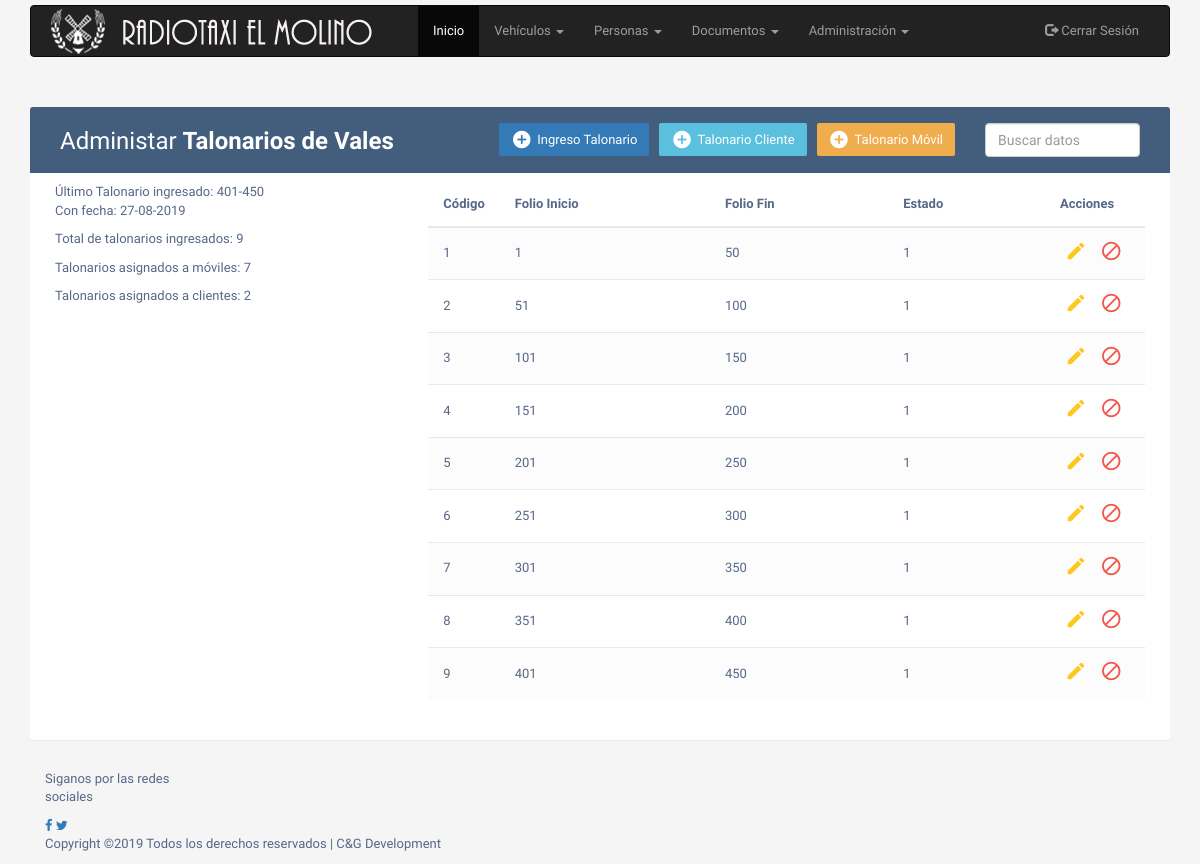
The app's page /index.php/vale, older data.
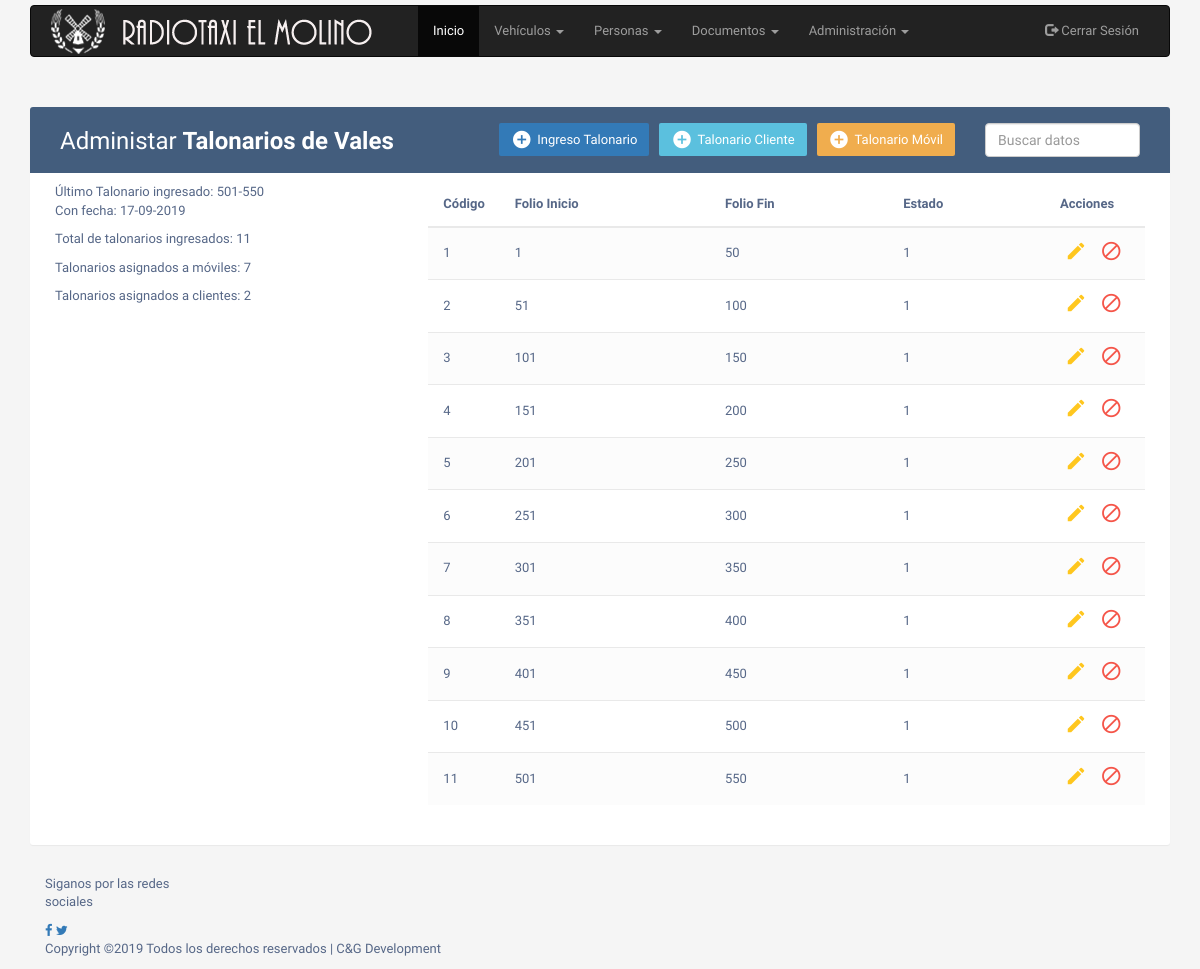
The same page, newer data.
### tables this page shows
CREATE TABLE `talonario` (
  `TalonarioCodigo` int(11) NOT NULL,
  `TalonarioInicio` int(11) DEFAULT '0',
  `TalonarioTermino` int(11) DEFAULT '0',
  `TalonarioEstado` int(11) DEFAULT '0',
  `TalonarioFechaIngreso` varchar(10) DEFAULT NULL,
  `TalonarioTerminado` varchar(10) DEFAULT '0'
);

### application/controllers/Vale.php (called while the page is built, shortened)
<?php defined('BASEPATH') OR exit('No direct script access allowed');
class Vale extends CI_Controller {
    public function __construct() {
        $this->load->model('Vale_model', 'ValeModel');
        $this->load->model('ComboBoxes_Model', 'ComboBoxes');
        $this->load->helper('url');
    }
    public function index(){
            $data['talonarios'] = $this->ComboBoxes->getTalonarios();
            $data['talonariosTot'] = $this->ComboBoxes->getTalonariosTot();
            $data['clientes'] = $this->ComboBoxes->getClientes();
            $data['moviles'] = $this->ComboBoxes->getMovilDisponibleTalonario();
            $data['ultimo_tal'] = $this->ComboBoxes->getLastTal();
            $data['tot_tal'] = $this->ComboBoxes->getTotTal();
            $data['tot_talMov'] = $this->ComboBoxes->getTotTalMov();
            $data['tot_talCli'] = $this->ComboBoxes->getTotTalCli();
            $data['page_title'] = $this->ComboBoxes->getTotTal();
            $this->load->view('sis_header_private.php');
            $this->load->view("User/vale_view", $data);
            $this->load->view('sis_footer_private.php');
    }
}

### index.php (called while the page is built, shortened)
<?php
require_once BASEPATH.'core/CodeIgniter.php';

### application/models/ComboBoxes_Model.php (called while the page is built, shortened)
<?php
class ComboBoxes_Model extends CI_Model{
        public function getLastTal() {
        $sql = ("SELECT * FROM talonario WHERE TalonarioCodigo = (SELECT MAX(TalonarioCodigo) FROM talonario) ORDER BY TalonarioCodigo");
            $consulta = $this->db->query($sql);
            return $consulta->result();
        }
        public function getTotTal() {
        $sql = ("SELECT COUNT(*) AS total FROM talonario");
            $consulta = $this->db->query($sql);
            return $consulta->result();
        }
        public function getTotTalMov() {
        $sql = ("SELECT COUNT(*) AS total FROM talonario_movil");
            $consulta = $this->db->query($sql);
            return $consulta->result();
        }
        public function getTotTalCli() {
        $sql = ("SELECT COUNT(*) AS total FROM talonario_cliente");
            $consulta = $this->db->query($sql);
            return $consulta->result();
        }
        public function getTalonariosTot() {
        $this->db->from('talonario');
        $this->db->order_by("TalonarioCodigo", "asc");
        $choferes = $this->db->get();
        if($choferes->num_rows() > 0){
            return $choferes->result();
        }
    }
}

### application/views/User/vale_view.php (the view, shortened to what this page needs)
<div class="container">
        <div class="table-wrapper">
            <div class="table-title">
               <div class="row">
                    <div class="col-sm-4">
                        <h2>Administar <b>Talonarios de Vales</b></h2>
                    </div>
                    <div class="col-sm-6">
                        <a href="#talonMovil" data-toggle="modal" class="btn btn-warning"><i class="material-icons">&#xE147;</i> <span>Talonario Móvil</span></a>
                        <a href="#talonCliente" data-toggle="modal"class="btn btn-info"><i class="material-icons">&#xE147;</i> <span>Talonario Cliente</span></a>
                        <a href="#talonNuevo" data-toggle="modal" class="btn btn-primary"><i class="material-icons">&#xE147;</i> <span>Ingreso Talonario</span></a>
                    </div>
                    <div class="col-sm-2">
                        <form><span><input type="text" style="color: #a0a0a0;" class="form-control" name="buscar" id="buscar" placeholder="Buscar datos"></span></form>
                    </div>
                </div>
            </div>
            <div class="row">
                <div class="col-sm-4">
                <?php foreach ($ultimo_tal as $i) {
                                    $talonario = $i->TalonarioInicio.'-'.$i->TalonarioTermino;
                                    echo "Último Talonario ingresado: ".$talonario. "<p>";
                                    echo "Con fecha: ".$i->TalonarioFechaIngreso;
                                } ?>
                <p>
                <?php foreach ($tot_tal as $i) {
                                    echo "Total de talonarios ingresados: ".$i->total;
                                } ?>
                <p>
                <?php foreach ($tot_talMov as $i) {
                                    echo "Talonarios asignados a móviles: ".$i->total;
                                } ?>
                <p>
                <?php foreach ($tot_talCli as $i) {
                                    echo "Talonarios asignados a clientes: ".$i->total;
                                } ?>
                </div>
                <div class="col-sm-8">
                    <table class="table table-striped table-hover">
                     <thead>
                      <tr>
                        <th>Código</th>
                        <th>Folio Inicio</th>
                        <th>Folio Fin</th>
                        <th>Estado</th>
                        <th>Acciones</th>
                      </tr>
                     </thead>
                     <tbody>
                    <?php foreach($talonariosTot as $row){ ?>
                        <tr>
                            <td><?= $row->TalonarioCodigo;?></td>
                            <td><?= $row->TalonarioInicio;?></td>
                            <td><?= $row->TalonarioTermino;?></td>
                            <td><?= $row->TalonarioEstado;?></td>
                            <td>
                                <a href="#editTalonarioModal" class="edit" onClick="selTalonario('<?php echo $row->TalonarioCodigo."','".$row->TalonarioInicio."','".$row->TalonarioTermino."','".$row->TalonarioEstado; ?>')" data-toggle="modal"><i class="material-icons" data-toggle="tooltip" title="Editar">&#xE254;</i></a>
                                <a href="#deleteTalonarioModal" class="delete" onClick="selTalonarioNull('<?php echo $row->TalonarioCodigo; ?>')" data-toggle="modal"><i class="material-icons" data-toggle="tooltip" title="Anular">&#xE14B;</i></a>
                            </td>
                        </tr>
                        <?php } ?>
                     </tbody>
                    </table>
                </div>
        </div>
</div>

### application/views/sis_header_private.php (shortened to what this page needs)
<!DOCTYPE html>
  <html lang="es" class="no-js">
  <head>
    <link rel="stylesheet" href="https://maxcdn.bootstrapcdn.com/font-awesome/4.7.0/css/font-awesome.min.css">
    <link rel="stylesheet" href="https://maxcdn.bootstrapcdn.com/bootstrap/3.3.7/css/bootstrap.min.css">
      <link rel="stylesheet" href="<?= base_url('assets/css/panel.css');?>">
    </head>
    <body>
        <header>
          <div class="container">
              <nav class="navbar navbar-inverse">
                <div class="container-fluid">
                  <div class="navbar-header">
                    <a class="navbar-brand" href="#"><img style="margin-top: -12px;" src="<?= base_url('assets/img/logo2.png');?>" alt="" title="" /></a>
                  </div>
                  <div class="collapse navbar-collapse" id="myNavbar">
                    <ul class="nav navbar-nav">
                      <li class="active"><a href="#">Inicio</a></li>
                      <li class="dropdown">
                        <a class="dropdown-toggle" data-toggle="dropdown" href="#">Vehículos <span class="caret"></span></a>
                      </li>
                      <li class="dropdown">
                        <a class="dropdown-toggle" data-toggle="dropdown" href="#">Personas <span class="caret"></span></a>
                      </li>
                      <li class="dropdown">
                        <a class="dropdown-toggle" data-toggle="dropdown" href="#">Documentos <span class="caret"></span></a>
                      </li>
                      <li class="dropdown">
                        <a class="dropdown-toggle" data-toggle="dropdown" href="#">Administración <span class="caret"></span></a>
                      </li>
                    </ul>
                    <ul class="nav navbar-nav navbar-right">
                      <li><a href="<?= base_url('Usuarios/logout') ?>"><span class="glyphicon glyphicon-log-out"></span> Cerrar Sesión</a></li>
                    </ul>
                  </div>
                </div>
              </nav>
            </div>
        </header>

### application/views/sis_footer_private.php
			<footer class="footer-area section-gap">
				<div class="container">
					<div class="row">
						<div class="col-lg-2 col-md-6 col-sm-6 social-widget">
							<div class="single-footer-widget">
								<p>Siganos por las redes sociales</p>
								<div class="footer-social d-flex align-items-center">
									<a href="#"><i class="fa fa-facebook"></i></a>
									<a href="#"><i class="fa fa-twitter"></i></a>
								</div>
							</div>
						</div>
						<div class="col-lg-4  col-md-6 col-sm-6">
						</div>
						<p class="mt-50 mx-auto footer-text col-lg-12">
Copyright &copy;<script>document.write(new Date().getFullYear());</script> Todos los derechos reservados | C&G Development</a>
						</p>
					</div>
				</div>
			</footer>
		</body>
	</html>

### assets/css/panel.css (style rules this page uses)
body { margin-top:5px; color: #566787; background: #f5f5f5; font-family: 'Varela Round', sans-serif; font-size: 13px; }
.table-wrapper { background: #fff; padding: 20px 25px; margin: 30px 0; border-radius: 3px; box-shadow: 0 1px 1px rgba(0,0,0,.05); }
.table-title { padding-bottom: 15px; background: #435d7d; color: #fff; padding: 16px 30px; margin: -20px -25px 10px; border-radius: 3px 3px 0 0; }
.table-title h2 { margin: 5px 0 0; font-size: 24px; }
.table-title .btn { color: #fff; float: right; font-size: 13px; border: none; min-width: 50px; border-radius: 2px; border: none; outline: none !important; margin-left: 10px; }
.table-title .btn i { float: left; font-size: 21px; margin-right: 5px; }
.table-title .btn span { float: left; margin-top: 2px; }
table.table tr th, table.table tr td { border-color: #e9e9e9; padding: 12px 15px; vertical-align: middle; }
table.table tr th:first-child { width: 60px; }
table.table tr th:last-child { width: 100px; }
table.table-striped tbody tr:nth-of-type(odd) { background-color: #fcfcfc; }
table.table td:last-child i { opacity: 0.9; font-size: 22px; margin: 0 5px; }
table.table td a { font-weight: bold; color: #566787; display: inline-block; text-decoration: none; outline: none !important; }
table.table td a.edit { color: #FFC107; }
table.table td a.delete { color: #F44336; }
table.table td i { font-size: 19px; }
.navbar-brand { margin-top:0px !important; }

Row changes from the older to the newer data that the page shows:
no longer on one of the page's lists (row unchanged): talonario: talonario "401-450", TalonarioFechaIngreso "27-08-2019"
added talonario: talonario "501-550", TalonarioFechaIngreso "17-09-2019", TalonarioCodigo "11", TalonarioInicio "501", TalonarioTermino "550", TalonarioEstado "1"
added talonario: TalonarioCodigo "10", TalonarioInicio "451", TalonarioTermino "500", TalonarioEstado "1"
Text that changed along with them:
new list line: "Total de talonarios ingresados: 11"
list line gone: "Total de talonarios ingresados: 9"
